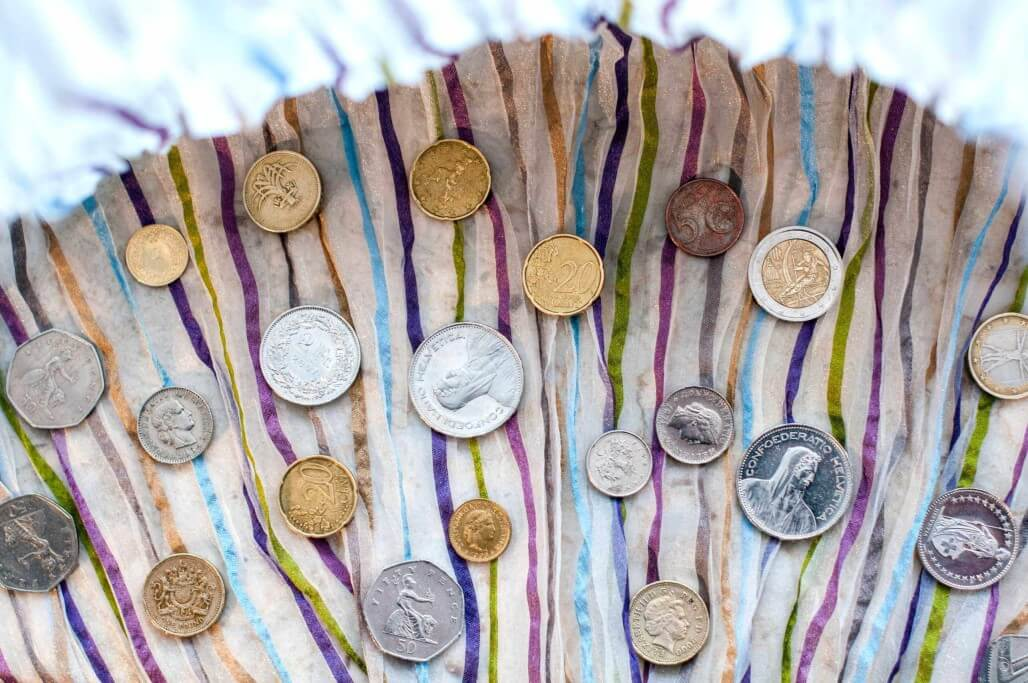
#> input picture machine-learning/shape-detection/coins.jpg, 1028 x 683 px, given in place of the camera
$ python live_shape_detector.py
#> lines starting #> are read from the running program, lines starting #| are printed output that depends on the picture; after the words box and inside, x2 and y2 are one past the last pixel; in counts of white or black regions, pixels touching at a corner belong together
import numpy as np
import matplotlib.pyplot as plt
import cv2

cap = cv2.VideoCapture(0)

while True:
    _, image = cap.read()
#> image is the input picture: shape (683, 1028, 3); mean B, G, R 168.6, 169.4, 175.4
    # convert to grayscale
    grayscale = cv2.cvtColor(image, cv2.COLOR_BGR2GRAY)
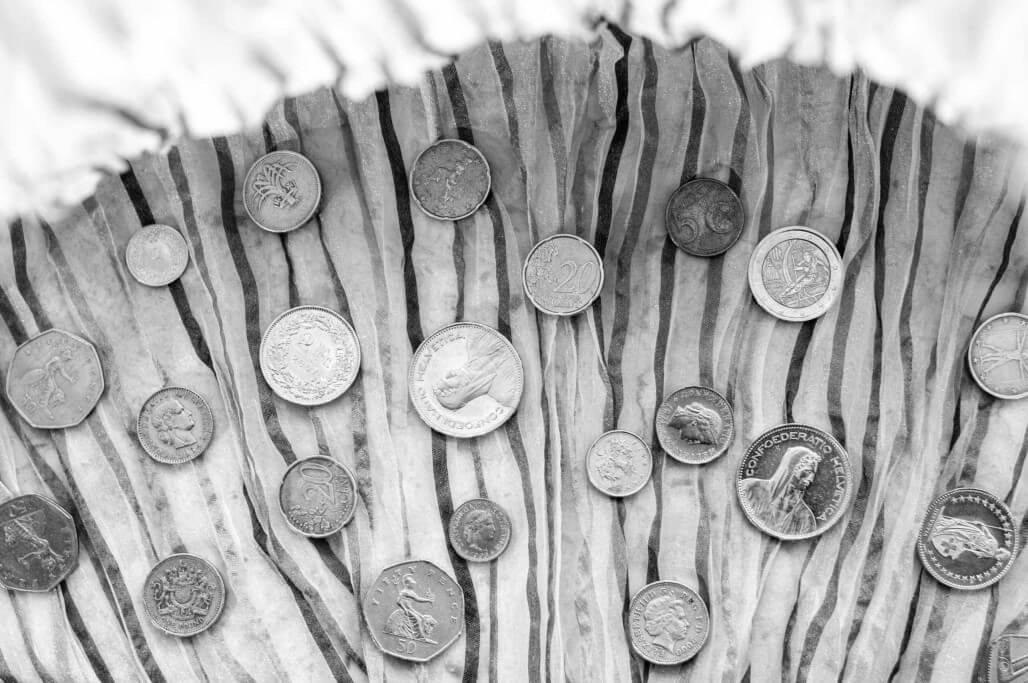
#> grayscale: shape (683, 1028); min 1, max 255, mean 171.1
    # perform edge detection
    edges = cv2.Canny(grayscale, 30, 100)
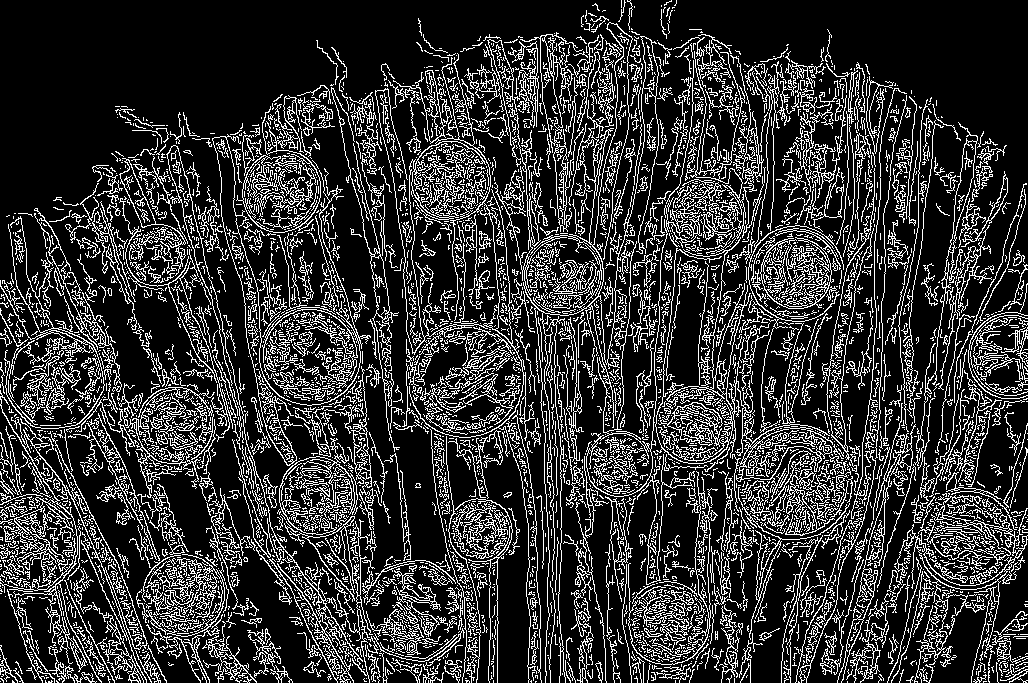
#> edges: shape (683, 1028); 20.4% white in thin lines or dots
    # detect lines in the image using hough lines technique
    lines = cv2.HoughLinesP(edges, 1, np.pi/180, 60, np.array([]), 50, 5)
#> lines = 333 rows, first 6: [214, 555, 268, 528], [168, 602, 247, 558], [191, 221, 241, 239], [416, 186, 488, 258], [0, 539, 84, 500], [427, 408, 520, 341]
    # iterate over the output lines and draw them
    for line in lines:
        for x1, y1, x2, y2 in line:
            cv2.line(image, (x1, y1), (x2, y2), (255, 0, 0), 3)
            cv2.line(edges, (x1, y1), (x2, y2), (255, 0, 0), 3)
#> this loop made 333 passes
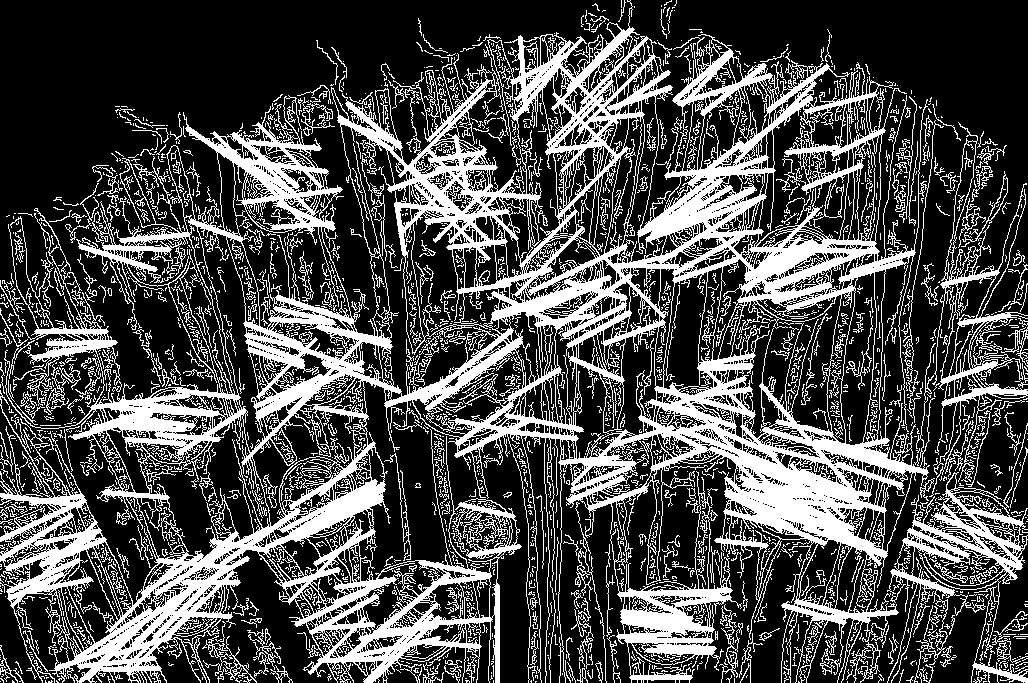
#> edges: shape (683, 1028); 30.1% white; 2311 white regions (1859 under 20 px), largest, box (x1, y1, x2, y2) and area: (0, 0, 944, 683) 165685, (887, 423, 1028, 683) 6978, (932, 122, 1028, 482) 4541
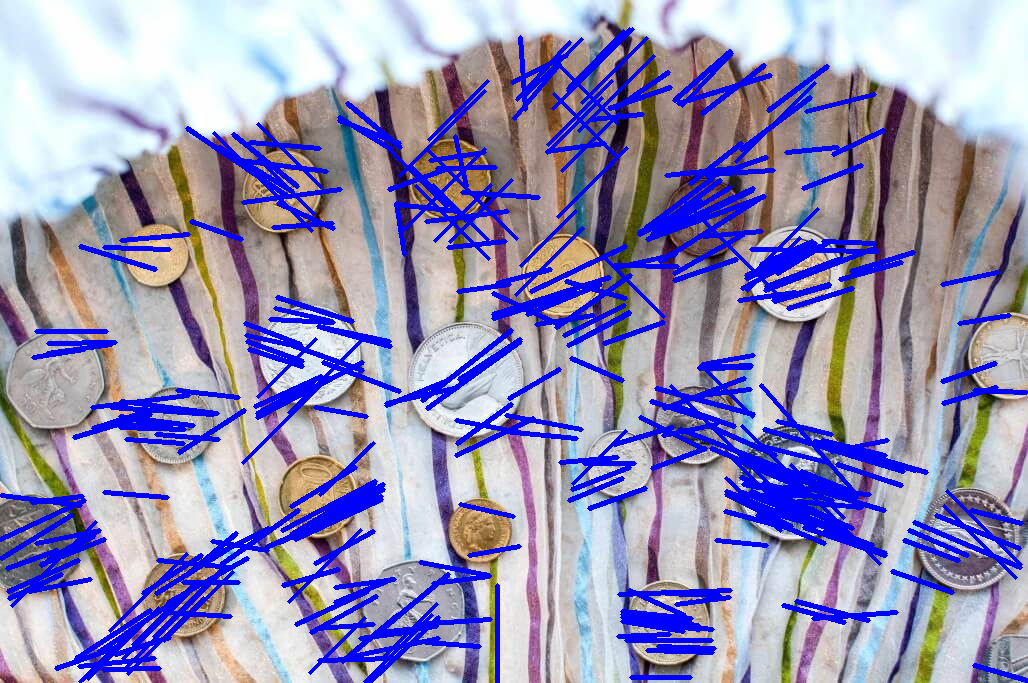
#> image: shape (683, 1028, 3); 14.51% of pixels changed, all inside (x1, y1, x2, y2) = (0, 27, 1028, 683)
    # show images
    cv2.imshow("image", image)
    cv2.imshow("edges", edges)
    if cv2.waitKey(1) == ord("q"):
#> (key q is pressed here)
        break

cap.release()
cv2.destroyAllWindows()
